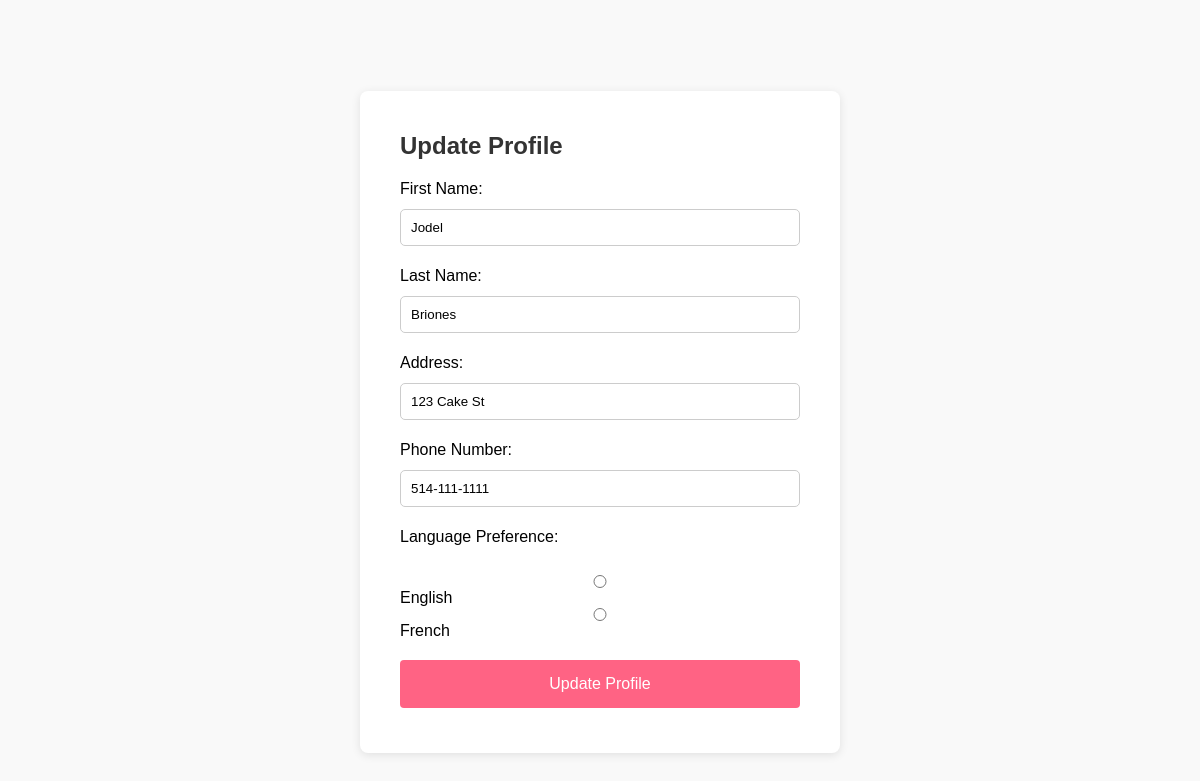
Screenshot of /Profile/edit (signed in) with the database file from the repository.
### tables this page shows
CREATE TABLE `profile` (
  `profile_id` int(11) NOT NULL,
  `user_id` int(11) NOT NULL,
  `first_name` varchar(50) NOT NULL,
  `last_name` varchar(50) NOT NULL,
  `address` varchar(80) NOT NULL,
  `phone_number` varchar(12) NOT NULL,
  `language_preference` enum('EN','FR') NOT NULL
);

### app/core/Controller.php (called while the page is built, shortened)
<?php
class Controller{
	function view($name, $data=null){
		include('app/views/' . $name . '.php');
	}
}

### app/core/App.php (called while the page is built, shortened)
<?php
class App{
    private $routes = [];
    public function addRoute($url,$handler){
        $url = preg_replace('/{([^\/]+)}/', '(?<$1>[^\/]+)', $url);
        $this->routes[$url] = $handler;
    }
    public function resolve($url){
        $matches = [];
        foreach ($this->routes as $routePattern => $controllerMethod) {
            if(preg_match("#^$routePattern$#", $url, $matches)){
                $namedParams = array_filter($matches,
                    function($key) {
                        return !is_numeric($key);
                    }
                    , ARRAY_FILTER_USE_KEY);
                return [$controllerMethod, $namedParams];
            }
        }
        return false;
    }
    function __construct(){
        $url = $_GET['url'];
        [$controllerMethod, $namedParams] = $this->resolve($url);
        [$controller,$method] = explode(',', $controllerMethod);
        $controllerInstance = new $controller();
        call_user_func_array([$controllerInstance, $method], $namedParams);
    }
}

### index.php (called while the page is built, shortened)
<?php
new App();

### app/models/Profile.php (called while the page is built, shortened)
<?php
class Profile extends \app\core\Model{
	public function getForUser($user_id){
		$SQL = 'SELECT * FROM profile WHERE user_id = :user_id';
		$STMT = self::$_conn->prepare($SQL);
		$STMT->execute(
			['user_id'=>$user_id]
		);
		$STMT->setFetchMode(PDO::FETCH_CLASS,'app\models\profile');
		return $STMT->fetch();
	}
}

### app/core/autoload.php (called while the page is built, shortened)
<?php
spl_autoload_register(
    function($class_name){
        $class_name = str_replace('\\', DIRECTORY_SEPARATOR, $class_name);
        if(file_exists($class_name.'.php')){
            return true;
        }
        else
        {
            return false;
        }
    }
);

### app/core/Model.php (called while the page is built, shortened)
<?php
class Model{
	public function __construct(){
		$host = 'localhost';
		$dbname = 'cakedb';
		$user = 'root';
		$pass = '';
	}
}

### app/views/Profile/edit.php (the view, shortened to what this page needs)
<html lang="en">
<head>
    <link rel="stylesheet" href="\css\base.css">
    <link rel="stylesheet" href="\css\profile.css">
</head>
<body>
    <div class="form-container">
        <h2>Update Profile</h2>
        <form id="updateProfileForm" method='post' action=''>
            <div class="form-group">
                <label for="name">First Name:</label>
                <input type="text" id="name" name="first_name" value="<?= $data->first_name ?>" required>
            </div>
            <div class="form-group">
                <label for="last_name">Last Name:</label>
                <input type="text" id="last_name" name="last_name" value="<?= $data->last_name ?>" required>
            </div>
            <div class="form-group">
                <label for="address">Address:</label>
                <input type="text" id="address" name="address" value="<?= $data->address ?>" required>
            </div>
            <div class="form-group">
                <label for="phone">Phone Number:</label>
                <input type="text" id="phone" name="phone" value="<?= $data->phone_number ?>" required>
            </div>
            <div class="form-group">
                <label for="language">Language Preference:</label> <br>
                <input type="radio" id="language" name="language" value="EN" required> English<br>
                <input type="radio" id="" name="language" value="FR" required> French
            </div>
            <button type="submit" class="btn" name="action">Update Profile</button>
        </form>
    </div>
</body>
</html>

### css/base.css (style rules this page uses)
* { margin: 1px 0px; }
body, h1, h2, h3, p, form, input, button, a { font-family: 'Arial', sans-serif; }
body { font-family: 'Arial', sans-serif; background-color: #f9f9f9; display: flex; justify-content: center; align-items: center; padding: 20px; height: 100vh; }
.form-container, .auth-container { background: #fff; padding: 40px; border-radius: 8px; box-shadow: 0 2px 10px rgba(0, 0, 0, 0.1); width: 100%; max-width: 400px; }
h2 { margin-bottom: 20px; color: #333; }
.form-group, .form-control { margin-bottom: 20px; }
.form-group label, .form-control label { display: block; margin-bottom: 10px; }
.form-group input, .form-control input[type="text"], .form-control input[type="email"], .form-control input[type="password"] { width: 100%; padding: 10px; border: 1px solid #ccc; border-radius: 4px; }
.btn { display: block; width: 100%; padding: 15px; border: none; border-radius: 4px; background-color: #ff6384; color: white; font-size: 16px; cursor: pointer; text-align: center; margin: 5px 0px; }
.form-group input[type="text"], .form-group input[type="email"], .form-group textarea { width: 100%; padding: 10px; border-radius: 5px; border: 1px solid #ccc; }

### rows the page displays
profile: first_name "Jodel", last_name "Briones", address "123 Cake St", phone "514-111-1111"
